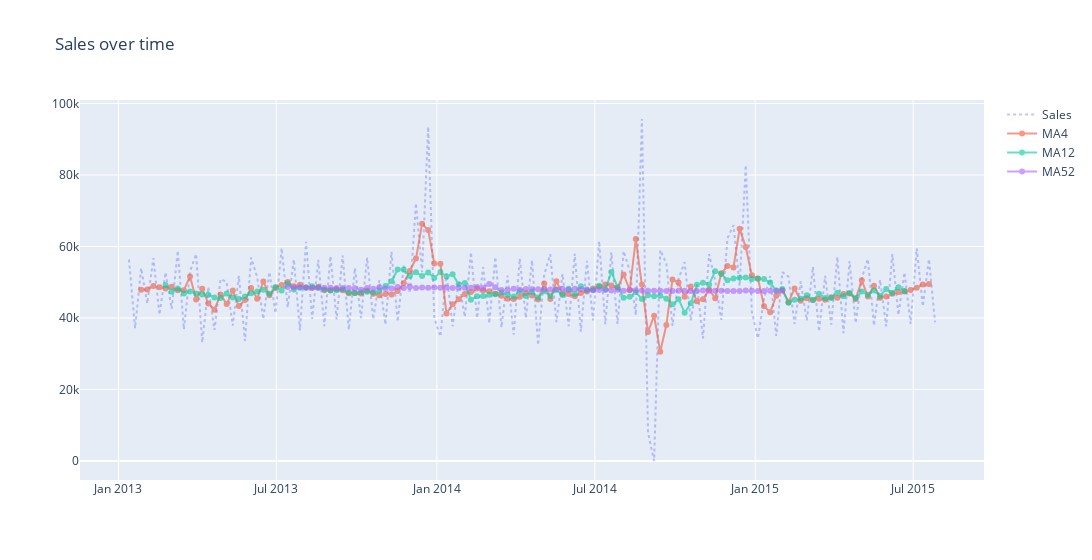

Notebook source saved alongside this figure:
### Markdown cell above
# 4. <a id='toc4_'></a>Wöchentliche Umsätze, Kunden und pro-Kopf-Umsätze  [&#8593;](#toc0_)

Mit ``pms.keep_rolling(data, col, windows_list)`` kann man eine Spalte mit moving averages plotten und auf Trends untersuchen. Wenn CompetitionSince oder Promo2Since im Beobachtungszeitraum liegen, werden die Zeitpunkte im Diagramm markiert.

### Code cell
pms.keep_rolling(weekly_data, "Sales", [4, 12, 52])

### Figure 1 — Plotly figure (JSON) as saved in the notebook; plotly's stock layout.template omitted (floating-point values rounded to 4 significant figures; data arrays with more than 128 entries replaced by an {"elided": "..."} marker saying what was removed)
{"data": [{"line": {"dash": "dot"}, "mode": "lines", "name": "Sales", "opacity": 0.4, "type": "scatter", "x": {"elided": "133 str values"}, "y": {"elided": "133 int values"}}, {"mode": "lines+markers", "name": "MA4", "opacity": 0.6, "type": "scatter", "x": {"elided": "133 str values"}, "y": {"elided": "133 float values"}}, {"mode": "lines+markers", "name": "MA12", "opacity": 0.6, "type": "scatter", "x": {"elided": "133 str values"}, "y": {"elided": "133 float values"}}, {"mode": "lines+markers", "name": "MA52", "opacity": 0.6, "type": "scatter", "x": {"elided": "133 str values"}, "y": {"elided": "133 float values"}}], "layout": {"title": {"text": "Sales over time"}, "width": 1100}}
